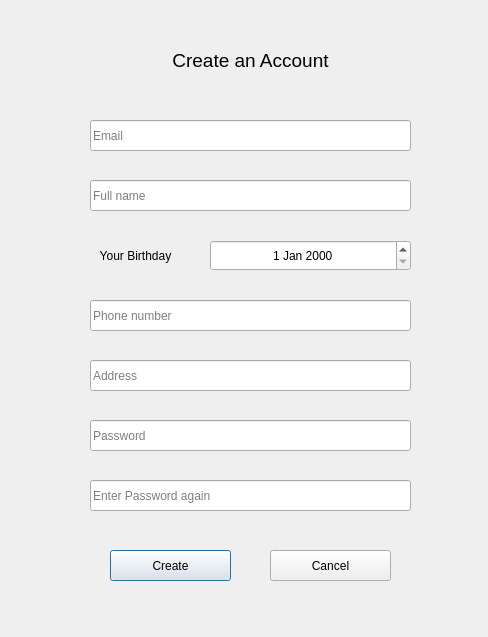
<?xml version="1.0" encoding="UTF-8"?>
<ui version="4.0">
 <class>Dialog</class>
 <widget class="QDialog" name="Dialog">
  <property name="geometry">
   <rect>
    <x>0</x>
    <y>0</y>
    <width>488</width>
    <height>637</height>
   </rect>
  </property>
  <property name="windowTitle">
   <string>Dialog</string>
  </property>
  <widget class="QLineEdit" name="usrmail">
   <property name="geometry">
    <rect>
     <x>90</x>
     <y>120</y>
     <width>321</width>
     <height>31</height>
    </rect>
   </property>
   <property name="font">
    <font>
     <family>Arial</family>
    </font>
   </property>
   <property name="placeholderText">
    <string>Email</string>
   </property>
  </widget>
  <widget class="QLabel" name="label">
   <property name="geometry">
    <rect>
     <x>140</x>
     <y>40</y>
     <width>221</width>
     <height>41</height>
    </rect>
   </property>
   <property name="font">
    <font>
     <family>Arial</family>
     <pointsize>14</pointsize>
    </font>
   </property>
   <property name="text">
    <string>Create an Account</string>
   </property>
   <property name="alignment">
    <set>Qt::AlignCenter</set>
   </property>
  </widget>
  <widget class="QLineEdit" name="usrname">
   <property name="geometry">
    <rect>
     <x>90</x>
     <y>180</y>
     <width>321</width>
     <height>31</height>
    </rect>
   </property>
   <property name="font">
    <font>
     <family>Arial</family>
    </font>
   </property>
   <property name="placeholderText">
    <string>Full name</string>
   </property>
  </widget>
  <widget class="QLineEdit" name="usrpasswd">
   <property name="geometry">
    <rect>
     <x>90</x>
     <y>420</y>
     <width>321</width>
     <height>31</height>
    </rect>
   </property>
   <property name="font">
    <font>
     <family>Arial</family>
    </font>
   </property>
   <property name="placeholderText">
    <string>Password</string>
   </property>
  </widget>
  <widget class="QLineEdit" name="usrphone">
   <property name="geometry">
    <rect>
     <x>90</x>
     <y>300</y>
     <width>321</width>
     <height>31</height>
    </rect>
   </property>
   <property name="font">
    <font>
     <family>Arial</family>
    </font>
   </property>
   <property name="placeholderText">
    <string>Phone number</string>
   </property>
  </widget>
  <widget class="QLineEdit" name="usraddress">
   <property name="geometry">
    <rect>
     <x>90</x>
     <y>360</y>
     <width>321</width>
     <height>31</height>
    </rect>
   </property>
   <property name="font">
    <font>
     <family>Arial</family>
    </font>
   </property>
   <property name="placeholderText">
    <string>Address</string>
   </property>
  </widget>
  <widget class="QDateEdit" name="usrbirthday">
   <property name="geometry">
    <rect>
     <x>210</x>
     <y>240</y>
     <width>201</width>
     <height>31</height>
    </rect>
   </property>
   <property name="alignment">
    <set>Qt::AlignCenter</set>
   </property>
  </widget>
  <widget class="QLineEdit" name="usrpasswd_2">
   <property name="geometry">
    <rect>
     <x>90</x>
     <y>480</y>
     <width>321</width>
     <height>31</height>
    </rect>
   </property>
   <property name="font">
    <font>
     <family>Arial</family>
    </font>
   </property>
   <property name="placeholderText">
    <string>Enter Password again</string>
   </property>
  </widget>
  <widget class="QLabel" name="label_2">
   <property name="geometry">
    <rect>
     <x>90</x>
     <y>240</y>
     <width>91</width>
     <height>31</height>
    </rect>
   </property>
   <property name="font">
    <font>
     <family>Arial</family>
     <pointsize>9</pointsize>
    </font>
   </property>
   <property name="text">
    <string>Your Birthday</string>
   </property>
   <property name="alignment">
    <set>Qt::AlignCenter</set>
   </property>
  </widget>
  <widget class="QPushButton" name="RegisterBtn">
   <property name="geometry">
    <rect>
     <x>110</x>
     <y>550</y>
     <width>121</width>
     <height>31</height>
    </rect>
   </property>
   <property name="font">
    <font>
     <family>Arial</family>
     <pointsize>9</pointsize>
    </font>
   </property>
   <property name="text">
    <string>Create</string>
   </property>
  </widget>
  <widget class="QPushButton" name="CancelBtn">
   <property name="geometry">
    <rect>
     <x>270</x>
     <y>550</y>
     <width>121</width>
     <height>31</height>
    </rect>
   </property>
   <property name="font">
    <font>
     <family>Arial</family>
     <pointsize>9</pointsize>
    </font>
   </property>
   <property name="text">
    <string>Cancel</string>
   </property>
  </widget>
 </widget>
 <resources/>
 <connections/>
</ui>
